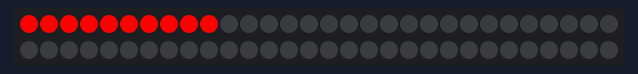
A sketch run on a simulated ESP8266 (Wemos D1 mini). Parts: 60 RGB LEDs in strip order, left to right, continuing on the next row.

Above: at 0.15 s.
At 1.07 s:
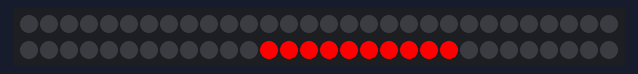
At 1.99 s:
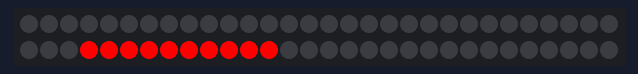
At 4.13 s:
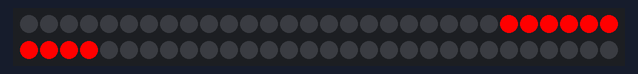
At 5.97 s:
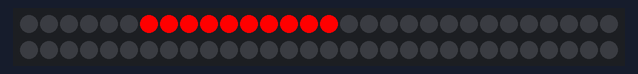
At 7.36 s:
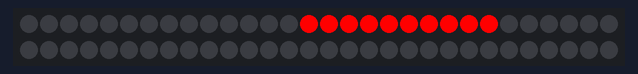

The sketch:

RGBLeds.ino
```cpp
#include "RGBLeds.h"

RGBLeds strip; // gebruikt pin D6 op de wemos

void setup() {
}

void loop() {
    for(int i = 0; i < 3; i++){
      strip.brandlichtAan();
      }
    strip.lichtUit();
}
```

RGBLeds.cpp
```cpp
#include "RGBLeds.h"

/**
 * @brief Constructor voor de RGBLeds klasse
 *
 * Initialiseert de LED's met het opgegeven aantal, pin en kleurenindeling.
 */
RGBLeds::RGBLeds() : leds(AANTAL_LEDS, PIN, NEO_GRB + NEO_KHZ800) {
    leds.begin();
    leds.clear();
    leds.show();
}

/**
 * @brief Zet het brandlicht aan
 *
 * Het brandlicht zal in groepen van de opgegeven grootte rood oplichten.
 */
void RGBLeds::brandlichtAan() {
    for(int i = 0; i <= AANTAL_LEDS - GROEP; i++) {
        for(int j = 0; j < GROEP; j++) {
            leds.setPixelColor(i + j, leds.Color(255, 0, 0));
        }
        leds.show();
        delay(20);
        leds.clear();
    }
}

/**
 * @brief Zet het entreelicht aan
 *
 * Het entreelicht zal alle LED's wit laten oplichten.
 */
void RGBLeds::entreelichtAan(){
    for(int i = 0; i < AANTAL_LEDS; i ++){
        leds.setPixelColor(i, leds.Color(255, 255, 255));
    }
    leds.show();
    delay(100);
}

/**
 * @brief Schakel de verlichting uit
 *
 * Alle LED's worden uitgeschakeld.
 */
void RGBLeds::lichtUit(){
    for(int i = 0; i < AANTAL_LEDS; i ++){
        leds.setPixelColor(i, leds.Color(0, 0, 0));
    }
    leds.show();
    delay(100);
}
```

RGBLeds.h
```cpp
#ifndef RGBLEDS_H
#define RGBLEDS_H

#include <Adafruit_NeoPixel.h>

/**
 * @brief Klasse voor het aansturen van RGB LED's
 */
class RGBLeds {
public:
    /**
     * @brief Constructor voor de RGBLeds klasse
     */
    RGBLeds();

    /**
     * @brief Zet het merklicht aan
     */
    void brandlichtAan();

    /**
     * @brief Zet het entreelicht aan
     */
    void entreelichtAan();

    /**
     * @brief Schakel de verlichting uit
     */
    void lichtUit();

private:
    static const int PIN = D6; ///< Pinnummer voor het aansturen van de LED's
    static const int AANTAL_LEDS = 60; ///< Totaal aantal LED's
    static const int GROEP = 10; ///< Aantal LED's per groep

    Adafruit_NeoPixel leds; ///< Object voor het aansturen van NeoPixel LED's
};

#endif
```

Measured:
- by itself, everything shown: repeats every 6.9 s, in 23 steps
